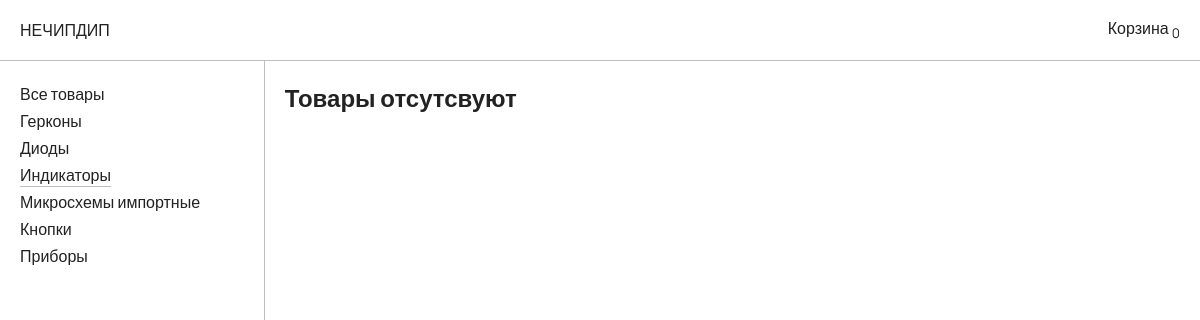
Screenshot of /3/ with the database file from the repository.
### shop/models.py (models this page shows, shortened)
class Category(models.Model):
    category = models.CharField(max_length=255, verbose_name='Категория')
    category_image = models.ImageField(blank=True, null=True, verbose_name='Изображение')
    class Meta:
        verbose_name = 'Категорию'
        verbose_name_plural = 'Категория'

### shop/views.py (the view)
# urls.py: path('<int:category_id>/', products_catalog, name='products_catalog'),
def products_catalog(request, category_id):
    context = {'category': Category.objects.all(),
               'items': Product.objects.filter(category_id=category_id)}
    return render(request, 'shop/catalog.html', context)

### shop/templates/shop/catalog.html (shortened to what this page needs)
{% extends 'shop/index.html' %}
{% load static %}
{% block head %}
    <link rel="stylesheet" href="{% static 'css/catalog.css' %}">
    <link rel="stylesheet" href="{% static 'css/cart.css' %}">
    <link rel="stylesheet" href="{% static 'css/order_confirmation.css' %}">
{% endblock %}
{% block container %}
    <div class="flex row header">
        <a href="{% url 'catalog' %}" class="logo">НЕЧИПДИП</a>
        <a href="javascript:" class="open-cart" id="open-cart-btn">Корзина <sub id="cart-items-counter">0</sub></a>
    </div>
    <div class="flex row content">
        <div class="flex column categories">
            <a href="{% url 'catalog' %}"
               class="category flex {% if request.resolver_match.url_name == 'catalog' %}active-link{% endif %}">Все
                товары</a>
            {% for c in category %}
                <a href="/{{ c.id }}/"
                   class="category flex {% if request.resolver_match.kwargs.category_id == c.id %}active-link{% endif %}">{{ c.category }}</a>
            {% endfor %}
        </div>
        <div class="flex row products">
            {% if items %}
                {% for item in items %}
                    <div class="flex column product-item">
                        <img src="{{ item.category.category_image.url }}" alt="item-image" class="item-image">
                        <h4 class="item-title"
                            id="item-{{ item.id }}-title">{{ item.category }}: {{ item.specification }}</h4>
                        <p class="item-price" id="item-{{ item.id }}-price">{{ item.price }} РУБ.</p>
                        <div class="flex row item-to-cart">
                            <label for="item-{{ item.id }}-amount">Кол-во:</label>
                            <input type="number" class="item-amount" value="0" min="0" id="item-{{ item.id }}-amount"
                                   step="1">
                            <button class="add-item-to-cart" onclick="addItemToCart({{ item.id }})">В корзину</button>
                        </div>
                    </div>
                {% endfor %}
            {% else %}
                <h2 class="nothing-to-show">Товары отсутсвуют</h2>
            {% endif %}
        </div>
    </div>
{% endblock %}

### shop/static/css/styles.css (style rules this page uses)
body { margin: 0; padding: 0; outline: 0; font-family: 'Manrope', sans-serif; display: flex; flex-direction: column; }
a, p, h1, h2, h3, h4, h5, h6 { color: #222; text-decoration: none; margin: 0; }
a { border-bottom: 1px solid rgba(0, 0, 0, 0); }
.active-link { border-bottom: 1px solid rgba(0, 0, 0, .25); }
.flex { display: flex; }
.row { flex-direction: row; }
.column { flex-direction: column; }

### shop/static/css/header.css (style rules this page uses)
.header { width: calc(100% - 40px); height: 60px; border-bottom: 1px solid rgba(0, 0, 0, .25); align-items: center; justify-content: space-between; padding: 0 20px; }

### shop/static/css/catalog.css (style rules this page uses)
.categories { width: 300px; border-right: 1px solid rgba(0, 0, 0, .25); min-height: calc(100vh - 60px); align-items: flex-start; padding: 20px; }
.category { margin: 2px 0; }
.products { width: 100%; padding: 20px; gap: 20px; flex-wrap: wrap; }

### rows the page displays
Category: category "Герконы"
Category: category "Диоды"
Category: category "Индикаторы"
Category: category "Микросхемы импортные"
Category: category "Кнопки"
Category: category "Приборы"
